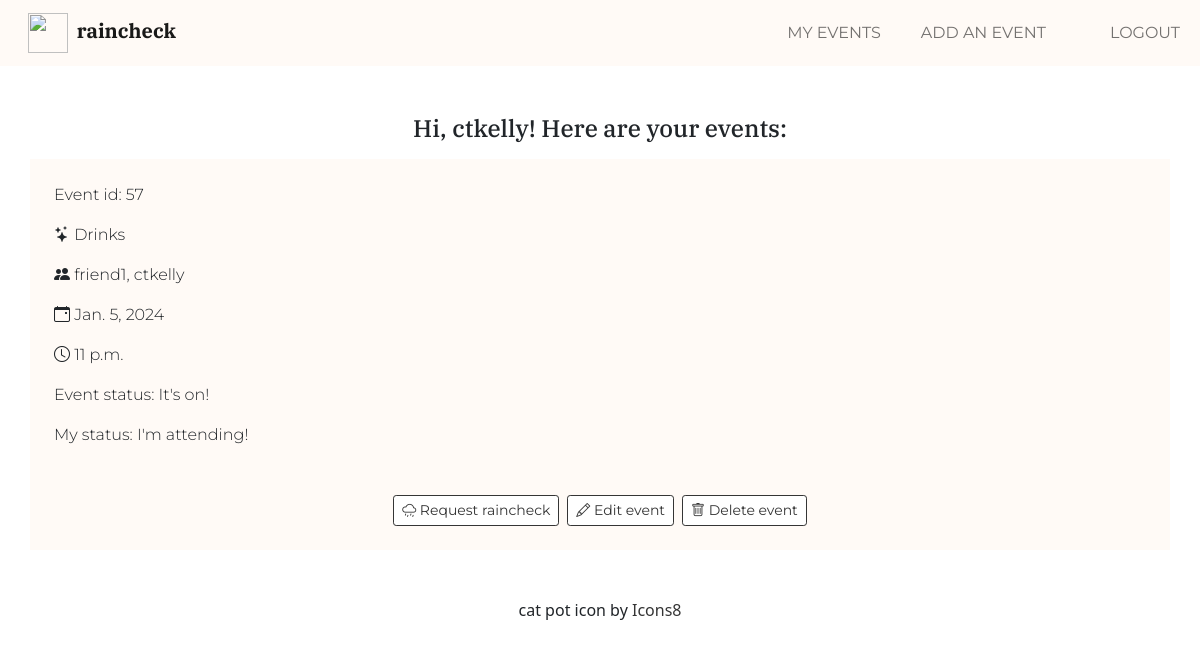
/events/ (signed in), run on the app's committed database.
### events/models.py (models this page shows, shortened)
class Event(models.Model):
    ACTIVE = 1
    INACTIVE = 0
    title = models.CharField(max_length=100, blank=False)
    invitee = models.ForeignKey(settings.AUTH_USER_MODEL, on_delete=models.CASCADE, related_name='event_invitee')
    date = models.DateField(
        auto_now=False,
        auto_now_add=False,
        blank=False,
        validators=[MinValueValidator(date.today() + timedelta(days=1))],  # Event must be +1 day in the future
    )
    time = models.TimeField(
        auto_now=False,
        auto_now_add=False,
        blank=False,
    )
    status = models.IntegerField(default=ACTIVE)
    owner = models.ForeignKey(settings.AUTH_USER_MODEL, on_delete=models.CASCADE, related_name='event_owner')
    @property  # Adding @property allows us to call display_status without ()  def get_display_status
    def display_status(self):  # A noun. A computed property. Just checks, returns, doesn't do anything.
        if self.status == self.ACTIVE:
            return "It's on!"
        else:
            return "Raincheck granted!"

class Invitation(models.Model):
    invitee = models.ForeignKey(settings.AUTH_USER_MODEL, on_delete=models.CASCADE)
    event = models.ForeignKey(Event, on_delete=models.CASCADE)
    response = models.BooleanField(default=True)
    @property
    def invitation_status(self):
        if self.response:
            return "My status: I'm attending!"
        elif self.event.status == Event.INACTIVE:
            return ""
        else:
            return "My status: Requested a raincheck..."

### events/views.py (the view)
# urls.py: path('', views.MainEventView.as_view(), name='all'),
class MainEventView(LoginRequiredMixin, View):
    template_name = 'events/event_list.html'
    def get(self, request, *args, **kwargs):
        today = date.today()
        el = Event.objects.filter(
            Q(owner=self.request.user) |
            Q(invitee=self.request.user),
            date__gte=today
        ).order_by('date')
        ctx = {'event_list': el}
        return render(request, 'events/event_list.html', ctx)

### events/templates/events/event_list.html (shortened to what this page needs)
{% extends "home/base.html" %}
{% load static %}
{% block content %}
    <h4 class="text-center serif mt-5 mb-3">Hi, {{ user.username }}! Here are your events:</h4>
{% if event_list %}
    {% for event in event_list %}
        <div class="<border bg-primary montserrat fw-light container mb-5 p-4 events" data-event-id="{{ event.id }}" data-event-status="{{ event.status }}">
            <p>Event id: {{ event.id }}</p>
            <p><i class="bi bi-stars"></i> {{ event.title }}</p>
            <p><i class="bi bi-people-fill"></i> {{ event.invitee }}, {{ event.owner }}</p>
            <p><i class="bi bi-calendar-event"></i> {{ event.date }}</p>
            <p><i class="bi bi-clock"></i> {{ event.time }}</p>
            <p class="event-status-message">Event status: {{ event.display_status }}</p>
            <p class="invitation-status">
                {% for invitation in event.invitation_set.all %}
                    {% if invitation.invitee == request.user %}
                        {{ invitation.invitation_status }}
                    {% endif %}
                {% endfor %}
            </p>
            <div class="container mt-5 text-center montserrat">
                <div class="d-flex justify-content-center align-items-center">
                    <div>
                        {% for invitation in event.invitation_set.all %}
                            {% if invitation.invitee == request.user %}
                                {% if invitation.response == True %}
                                    <a href="{% url 'events:invitation_update' invitation.id %}"
                                       class="btn btn-light btn-outline-dark btn-sm">
                                        <i class="bi bi-cloud-drizzle"></i> Request raincheck</a>
                                {%  endif %}
                            {% endif %}
                        {% endfor %}
                    </div>
                    <div>
                        {% if event.owner == user and event.status == event.ACTIVE %}
                            <a href="{% url 'events:event_update' event.id %}"
                                class="btn btn-light btn-outline-dark btn-sm ms-2 me-2">
                                <i class="bi bi-pencil"></i> Edit event</a>
                        {% endif %}
                    </div>
                    <div>
                        {% if event.owner == user %}
                            <a href="{% url 'events:event_delete' event.id %}"
                                class="btn btn-light btn-outline-dark btn-sm">
                                <i class="bi bi-trash"></i> Delete event</a>
                        {% endif %}
                    </div>
                </div>
            </div>
        </div>
    {% endfor %}
{% else %}
    <p class="text-center mt-3">You currently have no events.</p>
{% endif %}
{% endblock %}

### data on the page
Event: id "57", title "Drinks", invitee "friend1", owner "ctkelly", date "Jan. 5, 2024", time "11 p.m.", display_status "It's on!", shows "Edit event", shows "Delete event"
Invitation: invitation_status "My status: I'm attending!", shows "Request raincheck"

### other printed values
{{ user.username }} "ctkelly"
